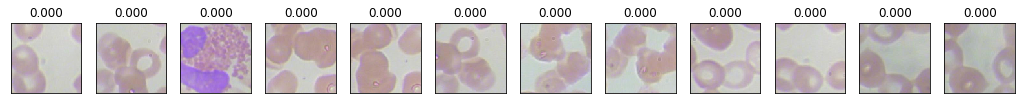
#> input picture plasmodium-testpatches-lowprob.png, 1025 x 104 px
$ python -i shapefeatures.py   (imports and definitions only)
#> lines starting #> are read from the running program, lines starting #| are printed output that depends on the picture; after the words box and inside, x2 and y2 are one past the last pixel; in counts of white or black regions, pixels touching at a corner belong together
# -*- coding: utf-8 -*-
"""
Calculate morphological shape features from grayscale images.
Can either calculate features for an entire image, or split up an image into
a set of overlapping patches, calculating features for each.

Created on Fri Aug 30 15:20:49 2013

@author: John Quinn <jquinn@cit.ac.ug>
"""

import cv2
import ctypes
import numpy as np
import sys


# [65 lines left out: functions extract, patchextract, not called in this run]


def _extract_moment_features(imgray):
    '''
    Return a feature vector for a given image. Calculate a set of moments
    from binary images obtained by thresholding the input image at
    different levels.
    '''
    # How many gray levels to threshold at
    nthresholds = 6
    # Proportions of grayscale to begin and end thresholding
    lowthresh = 0.15
    highthresh = 0.45
    minmax = cv2.minMaxLoc(imgray)
    # Widen the range a bit to avoid errors in uniform image patches
    minpixel = minmax[0]
    maxpixel = minmax[1]

    if minpixel == maxpixel:
        minpixel = max(minpixel-1, 0)
        maxpixel = min(maxpixel+1, 255)

    startthresh = minpixel + (maxpixel-minpixel)*lowthresh
    stopthresh = minpixel + (maxpixel-minpixel)*highthresh
    stepthresh = (stopthresh-startthresh)/(nthresholds+1)
    thresholds = np.arange(startthresh+stepthresh, stopthresh, stepthresh)

    momentthresholds = thresholds[0:-1:2]
    nmomentthresholds = len(momentthresholds)

    c_f1 = np.zeros(nthresholds)
    c_f2 = np.zeros(nthresholds)
    c_f3 = np.zeros(nthresholds)

    m_f1 = np.zeros(nmomentthresholds)
    m_f2 = np.zeros(nmomentthresholds)
    m_f3 = np.zeros(nmomentthresholds)
    m_f4 = np.zeros(nmomentthresholds)
    m_f5 = np.zeros(nmomentthresholds)
    m_f6 = np.zeros(nmomentthresholds)
    m_f7 = np.zeros(nmomentthresholds)

    if (maxpixel-minpixel) > 10:

        for i in range(nthresholds):
            ### Contour features for every threshold ###
            thresh = thresholds[i]
            binarypatch = cv2.threshold(imgray, thresh, 255,
                                        cv2.THRESH_BINARY_INV)[1]
            contours, hierarchy = cv2.findContours(binarypatch,
                                                   cv2.RETR_EXTERNAL,
                                                   cv2.CHAIN_APPROX_SIMPLE)

            # find the biggest contour if there is more than one
            maxarea = -1
            if len(contours) > 0:
                for icontour in range(len(contours)):
                    area = cv2.contourArea(contours[icontour])
                    if area > maxarea:
                        maxarea = area

                c = contours[icontour]

                hull = cv2.convexHull(c, returnPoints=True)
                if len(hull) > 1:
                    hullarea = cv2.contourArea(hull)
                    # get features of the contour
                    c_f1[i] = maxarea

                    if hullarea > 0:
                        c_f2[i] = maxarea/hullarea
                        c_f3[i] = cv2.arcLength(c, closed=True)

            ### Moment features for subset of thresholds ###
            if thresh in momentthresholds:
                imomfeature = np.nonzero(momentthresholds == thresh)[0][0]

                binarypatch = cv2.threshold(imgray,thresh,255,
                                            cv2.THRESH_BINARY_INV)[1]
                m = cv2.moments(binarypatch, binaryImage=1)
                h = cv2.HuMoments(m)

                m_f1[imomfeature] = m['mu02']
                m_f2[imomfeature] = m['mu20']
                m_f3[imomfeature] = m['mu11']
                m_f4[imomfeature] = m['m00']
                m_f5[imomfeature] = h[0][0]
                m_f6[imomfeature] = h[1][0]
                m_f7[imomfeature] = h[2][0]

    featurevec = np.hstack(np.array([c_f1, c_f3, m_f1, m_f2, m_f3, m_f4, m_f5,
                    m_f6, m_f7]))

    return featurevec


# [75 lines left out: functions _extract_hist, _extract_morphological_features, _singleattribute, not called in this run]


# [4 lines not run here, left out]

>>> import cv2
>>> picture = cv2.imread('plasmodium-testpatches-lowprob.png', cv2.IMREAD_GRAYSCALE)
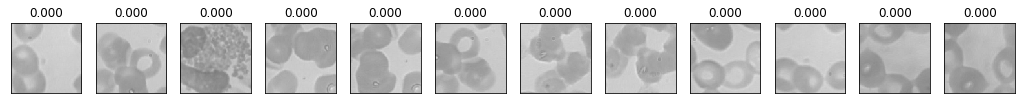
#> picture: shape (104, 1025); min 0, max 255, mean 205
>>> result = _extract_moment_features(picture)
#> in _extract_moment_features, `minmax = cv2.minMaxLoc(imgray)`: minmax = (0, 255, (46, 12), (0, 0))
#> in _extract_moment_features, `minpixel = minmax[0]`: minpixel = 0
#> in _extract_moment_features, `maxpixel = minmax[1]`: maxpixel = 255
#> in _extract_moment_features, `startthresh = minpixel + (maxpixel-minpixel)*lowthresh`: startthresh = 38.25
#> in _extract_moment_features, `stopthresh = minpixel + (maxpixel-minpixel)*highthresh`: stopthresh = 114.8
#> in _extract_moment_features, `stepthresh = (stopthresh-startthresh)/(nthresholds+1)`: stepthresh = 10.93
#> the loop in _extract_moment_features, `for i in range(nthresholds):` made 6 passes
#> hullarea on passes 5 to 6: 34, 34
#> pass 1, in _extract_moment_features, `binarypatch = cv2.threshold(imgray, thresh, 255, cv2.THRESH_BINARY_INV..`:
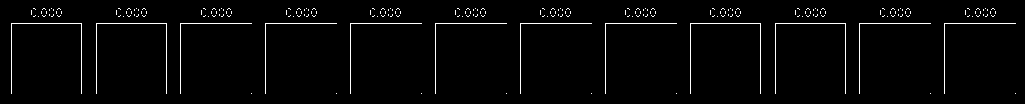
#> binarypatch: shape (104, 1025); 2.4% white in thin lines or dots, all inside (x1, y1, x2, y2) = (11, 8, 1016, 94)
#> pass 2, in _extract_moment_features, `binarypatch = cv2.threshold(imgray, thresh, 255, cv2.THRESH_BINARY_INV..`:
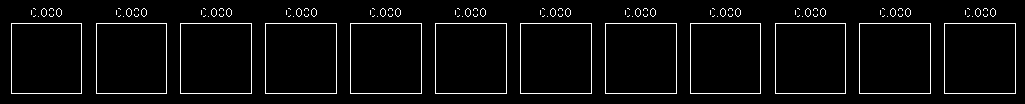
#> binarypatch: shape (104, 1025); 3.9% white in thin lines or dots, all inside (x1, y1, x2, y2) = (11, 8, 1016, 94)
#> after the loop in _extract_moment_features, `for i in range(nthresholds):`:
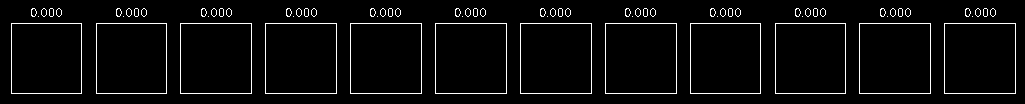
#> binarypatch: shape (104, 1025); 4.1% white in thin lines or dots, all inside (x1, y1, x2, y2) = (11, 8, 1016, 94)
#> after the loop in _extract_moment_features, `for i in range(nthresholds):`: c_f1 = [1, 4970, 4970, 4970, 4970, 4970]; c_f2 = [2, 9940, 9940, 4970, 146.2, 146.2]; c_f3 = [4.83, 4.83, 4.83, 6.83, 38.97, 22.49]; m_f1 = [1548462.8, 4073235.4, 4319694.2]; m_f2 = [233139942.1, 357288211.1, 372766423.1]; m_f3 = [-964417.2, -33027.3, 7517.3]; m_f4 = [2600, 4132, 4312]; m_f5 = [34.72, 21.17, 20.28]; m_f6 = [1173.8, 428, 392.7]; m_f7 = [7.64, 0.00142, 0.00165]
#> (the run stopped early here; a loop or call above may not have finished)
